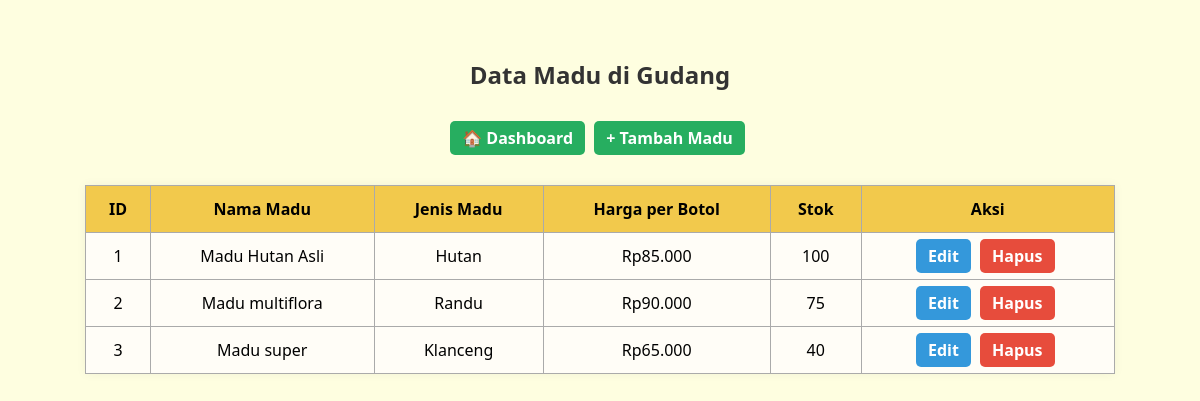
Screenshot of /madu.php with the database file from the repository.
### tables this page shows
CREATE TABLE `madu` (
  `id_madu` int(11) NOT NULL,
  `nama_madu` varchar(100) NOT NULL,
  `jenis_madu` varchar(50) DEFAULT NULL,
  `harga_per_botol` int(11) DEFAULT NULL,
  `stok` int(11) DEFAULT 0
);

### madu.php (the view, shortened to what this page needs)
<?php
$host = "localhost";
$user = "root";
$pass = "";
$db   = "gudang_madu";
$mysqli = new mysqli($host, $user, $pass, $db);
$query = "SELECT * FROM madu";
$result = $mysqli->query($query);
?>
<!DOCTYPE html>
<html>
<head>
</head>
<body>
    <h2>Data Madu di Gudang</h2>
    <div class="button-group">
        <a class="button dashboard" href="index.php">🏠 Dashboard</a>
        <a class="button tambah" href="tambah_madu.php">+ Tambah Madu</a>
    </div>
    <table>
        <tr>
            <th>ID</th>
            <th>Nama Madu</th>
            <th>Jenis Madu</th>
            <th>Harga per Botol</th>
            <th>Stok</th>
            <th>Aksi</th>
        </tr>
        <?php while ($row = $result->fetch_assoc()) { ?>
            <tr>
                <td><?= $row['id_madu'] ?></td>
                <td><?= $row['nama_madu'] ?></td>
                <td><?= $row['jenis_madu'] ?></td>
                <td>Rp<?= number_format($row['harga_per_botol'], 0, ',', '.') ?></td>
                <td><?= $row['stok'] ?></td>
                <td>
                    <a class="button edit" href="edit_madu.php?id=<?= $row['id_madu'] ?>">Edit</a>
                    <a class="button hapus" href="hapus_madu.php?id=<?= $row['id_madu'] ?>" onclick="return confirm('Yakin ingin menghapus?')">Hapus</a>
                </td>
            </tr>
        <?php } ?>
    </table>
</body>
</html>

### madu.php (style rules this page uses)
body { font-family: 'Segoe UI', sans-serif; background-color: #fefee0; padding: 20px; }
h2 { text-align: center; margin-top: 30px; color: #333; }
table { width: 90%; margin: 20px auto; border-collapse: collapse; background: #fffdf7; box-shadow: 0 0 10px rgba(0,0,0,0.05); }
th, td { border: 1px solid #aaa; padding: 12px; text-align: center; }
th { background-color: #f2c94c; }
a.button { text-decoration: none; padding: 6px 12px; border-radius: 5px; font-weight: bold; color: white; margin-right: 5px; }
.tambah, .dashboard { background-color: #27ae60; margin: 10px auto; display: inline-block; }
.edit { background-color: #3498db; }
.hapus { background-color: #e74c3c; }
.button-group { text-align: center; margin-bottom: 20px; }

### rows the page displays
madu: id_madu "1", nama_madu "Madu Hutan Asli", jenis_madu "Hutan", harga_per_botol "85.000", stok "100"
madu: id_madu "2", nama_madu "Madu multiflora", jenis_madu "Randu", harga_per_botol "90.000", stok "75"
madu: id_madu "3", nama_madu "Madu super", jenis_madu "Klanceng", harga_per_botol "65.000", stok "40"
